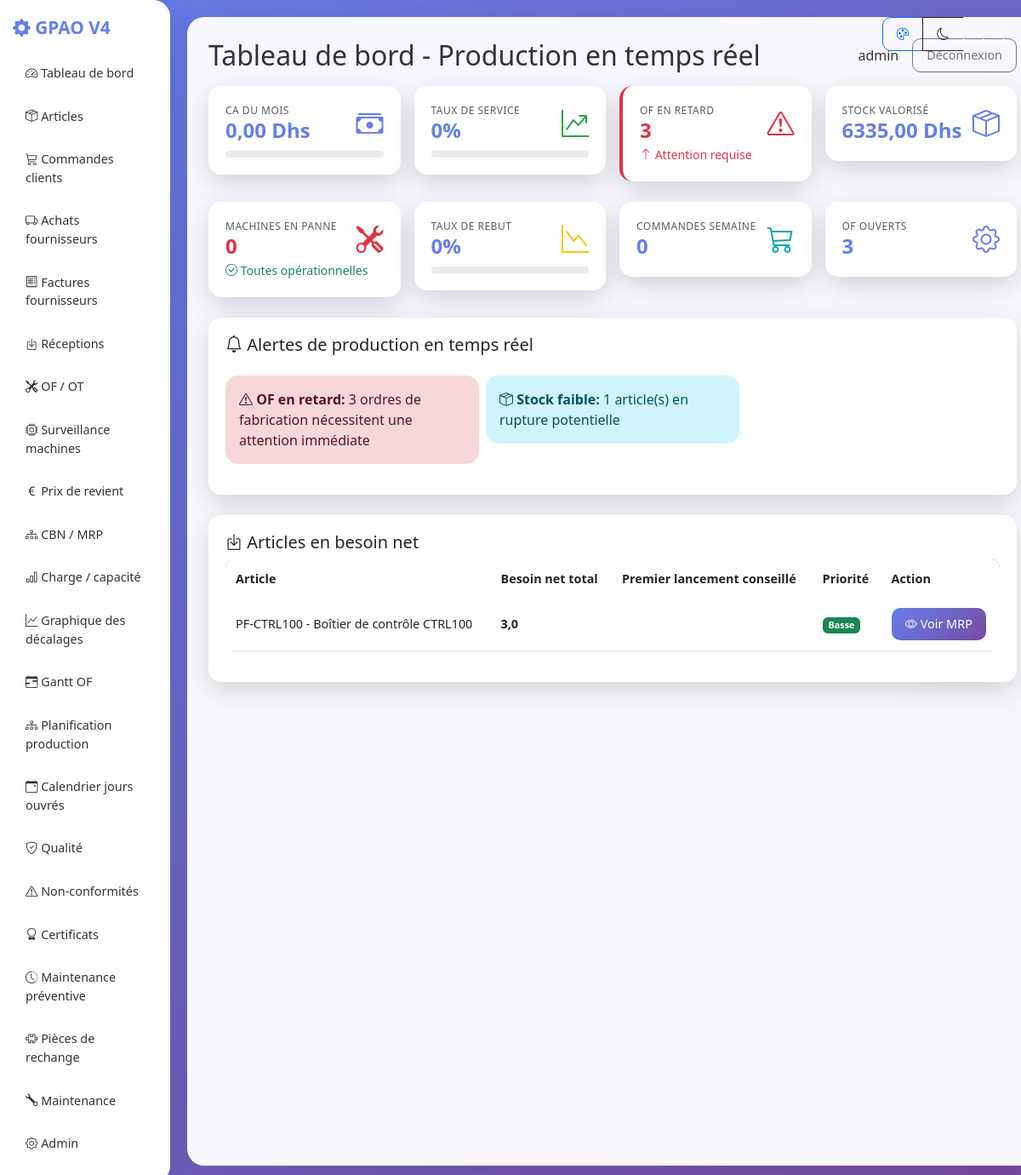
The app's page / (signed in) with its own data.
### core/models.py (models this page shows, shortened)
class TimeStampedModel(models.Model):
    created_at = models.DateTimeField(auto_now_add=True)
    updated_at = models.DateTimeField(auto_now=True)
    class Meta:
        abstract = True

class Article(TimeStampedModel):
    TYPE_CHOICES = [
        ('RAW', 'Matière première'),
        ('COMP', 'Composant'),
        ('SFG', 'Semi-fini'),
        ('FG', 'Produit fini'),
    ]
    code = models.CharField(max_length=30, unique=True)
    designation = models.CharField(max_length=255)
    article_type = models.CharField(max_length=10, choices=TYPE_CHOICES, default='RAW')
    unit = models.CharField(max_length=20, default='u')
    current_stock = models.FloatField(default=0)
    reserved_stock = models.FloatField(default=0)
    safety_stock = models.FloatField(default=0)
    reorder_point = models.FloatField(default=0)
    annual_demand = models.FloatField(default=0)
    ordering_cost = models.FloatField(default=0)
    carrying_rate = models.FloatField(default=0.2)
    unit_cost = models.FloatField(default=0)
    lead_time_days = models.PositiveIntegerField(default=0)
    abc_class = models.CharField(max_length=1, blank=True, default='')
    active = models.BooleanField(default=True)
    class Meta:
        ordering = ['code']
    @property
    def eoq(self):
        if self.annual_demand <= 0 or self.ordering_cost <= 0 or self.unit_cost <= 0 or self.carrying_rate <= 0:
            return 0
        holding_cost = self.unit_cost * self.carrying_rate
        return ((2 * self.annual_demand * self.ordering_cost) / holding_cost) ** 0.5
    @property
    def suggested_reorder_point(self):
        daily = self.annual_demand / 365 if self.annual_demand else 0
        return round(daily * self.lead_time_days + self.safety_stock, 2)

### core/views.py (the view)
# urls.py: path('', views.dashboard, name='dashboard'),
@login_required(login_url='/accounts/login/')
def dashboard(request):
    try:
        compute_abc()
    except:
        pass
    try:
        shortage = shortage_report()
    except:
        shortage = []
    from datetime import date, timedelta
    from django.db.models import Sum, F
    from django.utils import timezone
    today = date.today()
    month_start = today.replace(day=1)
    week_start = today - timedelta(days=today.weekday())
    week_end = week_start + timedelta(days=6)
    try:
        monthly_revenue = CustomerOrder.objects.filter(
            status='CONFIRMED',
            due_date__gte=month_start,
            due_date__lte=today
        ).aggregate(total=Sum(F('lines__quantity') * F('lines__unit_price') * (1 - F('lines__discount_percent') / 100)))['total'] or 0
    except:
        monthly_revenue = 0
    try:
        on_time_mo = ManufacturingOrder.objects.filter(
            status='DONE',
            due_date__gte=month_start
        ).count()
        total_completed_mo = ManufacturingOrder.objects.filter(
            status='DONE',
            due_date__gte=month_start
        ).count()
        service_rate = (on_time_mo / total_completed_mo * 100) if total_completed_mo > 0 else 0
    except:
        service_rate = 0
    try:
        late_mo = ManufacturingOrder.objects.filter(
            status__in=['PLANNED', 'RELEASED', 'IN_PROGRESS'],
            due_date__lt=today
        ).count()
    except:
        late_mo = 0
    try:
        total_stock_value = Article.objects.aggregate(
            total=Sum(F('current_stock') * F('unit_cost'))
        )['total'] or 0
    except:
        total_stock_value = 0
    try:
        machines_down = Machine.objects.filter(status='DOWN').count()
    except:
        machines_down = 0
    try:
        total_produced = ManufacturingOrder.objects.filter(
            status='DONE',
            due_date__gte=month_start
        ).aggregate(total=Sum('good_qty'))['total'] or 0
        total_scrap = ManufacturingOrder.objects.filter(
            status='DONE',
            due_date__gte=month_start
        ).aggregate(total=Sum('scrap_qty'))['total'] or 0
        scrap_rate = (total_scrap / (total_produced + total_scrap) * 100) if (total_produced + total_scrap) > 0 else 0
    except:
        scrap_rate = 0
    try:
        orders_this_week = CustomerOrder.objects.filter(
            status='CONFIRMED',
            due_date__gte=week_start,
            due_date__lte=week_end
        ).count()
    except:
        orders_this_week = 0
    context = {
        'article_count': Article.objects.count(),
        'machine_down': machines_down,
        'open_maintenance': MaintenanceTicket.objects.exclude(status='RESOLVED').count(),
        'open_mo': ManufacturingOrder.objects.exclude(status='DONE').count(),
        'shortage': shortage[:10] if shortage else [],
        'monthly_revenue': monthly_revenue,
        'service_rate': round(service_rate, 1),
        'late_mo': late_mo,
        'total_stock_value': total_stock_value,
        'scrap_rate': round(scrap_rate, 1),
        'orders_this_week': orders_this_week,
    }
    return render(request, 'core/dashboard.html', context)

### templates/core/dashboard.html (shortened to what this page needs)
{% extends 'base.html' %}
{% block page_title %}Tableau de bord - Production en temps réel{% endblock %}
{% block content %}
<div class="row g-3 mb-4">
  <div class="col-12 col-md-6 col-lg-3">
    <div class="card card-kpi">
      <div class="card-body">
        <div class="d-flex justify-content-between align-items-center">
          <div>
            <div class="text-muted">CA du mois</div>
            <div class="display-6">{{ monthly_revenue|floatformat:2 }} Dhs</div>
          </div>
          <i class="bi bi-cash-stack" style="font-size: 2rem; color: var(--primary-color);"></i>
        </div>
        <div class="production-progress mt-2">
        </div>
      </div>
    </div>
  </div>
  <div class="col-12 col-md-6 col-lg-3">
    <div class="card card-kpi">
      <div class="card-body">
        <div class="d-flex justify-content-between align-items-center">
          <div>
            <div class="text-muted">Taux de service</div>
            <div class="display-6">{{ service_rate }}%</div>
          </div>
          <i class="bi bi-graph-up-arrow" style="font-size: 2rem; color: #28a745;"></i>
        </div>
        <div class="production-progress mt-2">
        </div>
      </div>
    </div>
  </div>
  <div class="col-12 col-md-6 col-lg-3">
    <div class="card card-kpi" style="border-left: 4px solid #dc3545;">
      <div class="card-body">
        <div class="d-flex justify-content-between align-items-center">
          <div>
            <div class="text-muted">OF en retard</div>
            <div class="display-6 text-danger">{{ late_mo }}</div>
          </div>
          <i class="bi bi-exclamation-triangle alert-blink" style="font-size: 2rem; color: #dc3545;"></i>
        </div>
        {% if late_mo > 0 %}
        <small class="text-danger"><i class="bi bi-arrow-up"></i> Attention requise</small>
        {% endif %}
      </div>
    </div>
  </div>
  <div class="col-12 col-md-6 col-lg-3">
    <div class="card card-kpi">
      <div class="card-body">
        <div class="d-flex justify-content-between align-items-center">
          <div>
            <div class="text-muted">Stock valorisé</div>
            <div class="display-6">{{ total_stock_value|floatformat:2 }} Dhs</div>
          </div>
          <i class="bi bi-box-seam" style="font-size: 2rem; color: var(--primary-color);"></i>
        </div>
      </div>
    </div>
  </div>
</div>
<div class="row g-3 mb-4">
  <div class="col-12 col-md-6 col-lg-3">
    <div class="card card-kpi machine-card">
      <div class="card-body">
        <div class="d-flex justify-content-between align-items-center">
          <div>
            <div class="text-muted">Machines en panne</div>
            <div class="display-6 text-danger">{{ machine_down }}</div>
          </div>
          <i class="bi bi-tools" style="font-size: 2rem; color: #dc3545;"></i>
        </div>
        {% if machine_down > 0 %}
        <small class="text-danger"><i class="bi bi-exclamation-circle"></i> Maintenance requise</small>
        {% else %}
        <small class="text-success"><i class="bi bi-check-circle"></i> Toutes opérationnelles</small>
        {% endif %}
      </div>
    </div>
  </div>
  <div class="col-12 col-md-6 col-lg-3">
    <div class="card card-kpi">
      <div class="card-body">
        <div class="d-flex justify-content-between align-items-center">
          <div>
            <div class="text-muted">Taux de rebut</div>
            <div class="display-6">{{ scrap_rate }}%</div>
          </div>
          <i class="bi bi-graph-down" style="font-size: 2rem; color: #ffc107;"></i>
        </div>
        <div class="production-progress mt-2">
        </div>
      </div>
    </div>
  </div>
  <div class="col-12 col-md-6 col-lg-3">
    <div class="card card-kpi">
      <div class="card-body">
        <div class="d-flex justify-content-between align-items-center">
          <div>
            <div class="text-muted">Commandes semaine</div>
            <div class="display-6">{{ orders_this_week }}</div>
          </div>
          <i class="bi bi-cart3" style="font-size: 2rem; color: #17a2b8;"></i>
        </div>
      </div>
    </div>
  </div>
  <div class="col-12 col-md-6 col-lg-3">
    <div class="card card-kpi">
      <div class="card-body">
        <div class="d-flex justify-content-between align-items-center">
          <div>
            <div class="text-muted">OF ouverts</div>
            <div class="display-6">{{ open_mo }}</div>
          </div>
          <i class="bi bi-gear" style="font-size: 2rem; color: var(--primary-color);"></i>
        </div>
      </div>
    </div>
  </div>
</div>
<div class="row g-3 mb-4">
  <div class="col-12">
    <div class="card card-kpi">
      <div class="card-body">
        <h5><i class="bi bi-bell"></i> Alertes de production en temps réel</h5>
        <div class="row g-2 mt-3">
          {% if late_mo > 0 %}
          <div class="col-md-4">
            <div class="alert alert-danger alert-dismissible fade show" role="alert">
              <strong><i class="bi bi-exclamation-triangle"></i> OF en retard:</strong> {{ late_mo }} ordres de fabrication nécessitent une attention immédiate
            </div>
          </div>
          {% endif %}
          {% if shortage %}
          <div class="col-md-4">
            <div class="alert alert-info alert-dismissible fade show" role="alert">
              <strong><i class="bi bi-box-seam"></i> Stock faible:</strong> {{ shortage|length }} article(s) en rupture potentielle
            </div>
          </div>
          {% endif %}
        </div>
      </div>
    </div>
  </div>
</div>
<div class="card card-kpi">
  <div class="card-body">
    <h5><i class="bi bi-box-arrow-in-down"></i> Articles en besoin net</h5>
    <div class="table-responsive">
      <table class="table">
        <thead>
          <tr>
            <th>Article</th>
            <th>Besoin net total</th>
            <th>Premier lancement conseillé</th>
            <th>Priorité</th>
            <th>Action</th>
          </tr>
        </thead>
        <tbody>
          {% for row in shortage %}
          <tr>
            <td>{{ row.article.code }} - {{ row.article.designation }}</td>
            <td><strong>{{ row.net_total }}</strong></td>
            <td>{{ row.first_launch|date:'d/m/Y' }}</td>
            <td>
              {% if row.net_total > 100 %}
                <span class="badge bg-danger">Haute</span>
              {% elif row.net_total > 50 %}
                <span class="badge bg-warning">Moyenne</span>
              {% else %}
                <span class="badge bg-success">Basse</span>
              {% endif %}
            </td>
            <td>
              <a href="/mrp/" class="btn btn-sm btn-primary"><i class="bi bi-eye"></i> Voir MRP</a>
            </td>
          </tr>
          {% empty %}
          <tr><td colspan="5">Aucun manque détecté.</td></tr>
          {% endfor %}
        </tbody>
      </table>
    </div>
  </div>
</div>
{% endblock %}

### templates/base.html (shortened to what this page needs)
<!DOCTYPE html>
<html lang="fr">
<head>
  <link href="https://cdn.jsdelivr.net/npm/bootstrap@5.3.0/dist/css/bootstrap.min.css" rel="stylesheet">
  <link rel="stylesheet" href="https://cdn.jsdelivr.net/npm/bootstrap-icons@1.11.0/font/bootstrap-icons.css">
</head>
<body>
  <div class="theme-switcher btn-group" role="group">
    <button type="button" class="btn btn-sm btn-outline-primary" onclick="setTheme('default')" title="Dégradé par défaut"><i class="bi bi-palette"></i></button>
    <button type="button" class="btn btn-sm btn-outline-dark" onclick="setTheme('dark')" title="Mode sombre"><i class="bi bi-moon"></i></button>
    <button type="button" class="btn btn-sm btn-outline-light" onclick="setTheme('light')" title="Mode clair"><i class="bi bi-sun"></i></button>
  </div>
<div class="d-flex">
    <aside class="col-md-2">
      <h4><i class="bi bi-gear-fill"></i> GPAO V4</h4>
      <nav class="d-grid gap-1">
        <a href="/"><i class="bi bi-speedometer2"></i> Tableau de bord</a>
        <a href="/articles/"><i class="bi bi-box-seam"></i> Articles</a>
        <a href="/orders/"><i class="bi bi-cart3"></i> Commandes clients</a>
        {% if user_role == 'BUYER' or user_role == 'ADMIN' %}
        <a href="/supplier-orders/"><i class="bi bi-truck"></i> Achats fournisseurs</a>
        <a href="/supplier-invoices/"><i class="bi bi-receipt"></i> Factures fournisseurs</a>
        {% endif %}
        {% if user_role == 'STOREKEEPER' or user_role == 'ADMIN' %}
        <a href="/supplier-receipts/"><i class="bi bi-box-arrow-in-down"></i> Réceptions</a>
        {% endif %}
        {% if user_role == 'OPERATOR' or user_role == 'ADMIN' %}
        <a href="/manufacturing/"><i class="bi bi-tools"></i> OF / OT</a>
        <a href="/machine-status/"><i class="bi bi-cpu"></i> Surveillance machines</a>
        {% endif %}
        {% if user_role == 'ADMIN' %}
        <a href="/production-costs/"><i class="bi bi-currency-euro"></i> Prix de revient</a>
        {% endif %}
        <a href="/mrp/"><i class="bi bi-diagram-3"></i> CBN / MRP</a>
        <a href="/capacity/"><i class="bi bi-bar-chart"></i> Charge / capacité</a>
        <a href="/decalages/"><i class="bi bi-graph-up"></i> Graphique des décalages</a>
        {% if user_role == 'OPERATOR' or user_role == 'ADMIN' %}
        <a href="/gantt/"><i class="bi bi-calendar-range"></i> Gantt OF</a>
        <a href="/production-planning/"><i class="bi bi-diagram-3"></i> Planification production</a>
        {% endif %}
        <a href="/holidays/"><i class="bi bi-calendar-event"></i> Calendrier jours ouvrés</a>
        {% if user_role == 'ADMIN' %}
        <a href="/quality-checks/"><i class="bi bi-shield-check"></i> Qualité</a>
        <a href="/non-conformities/"><i class="bi bi-exclamation-triangle"></i> Non-conformités</a>
        <a href="/certificates/"><i class="bi bi-award"></i> Certificats</a>
        <a href="/preventive-maintenance/"><i class="bi bi-clock-history"></i> Maintenance préventive</a>
        <a href="/spare-parts/"><i class="bi bi-puzzle"></i> Pièces de rechange</a>
        {% endif %}
        <a href="/maintenance/"><i class="bi bi-wrench"></i> Maintenance</a>
        <a href="/admin/"><i class="bi bi-gear"></i> Admin</a>
      </nav>
    </aside>
    <main class="col-md-10">
      <div class="d-flex justify-content-between align-items-center mb-3 flex-wrap">
        <h2 class="mb-0">{% block page_title %}GPAO{% endblock %}</h2>
        <div class="d-flex align-items-center gap-2">
          {% if request.user.is_authenticated %}
            <span class="me-2">{{ request.user.username }}</span>
            <form method="post" action="{% url 'logout' %}" class="d-inline">{% csrf_token %}<button class="btn btn-outline-secondary btn-sm">Déconnexion</button></form>
          {% endif %}
        </div>
      </div>
      {% block content %}{% endblock %}
    </main>
  </div>
</body>
</html>

### records on screen
Article: article.code "PF-CTRL100", article.designation "Boîtier de contrôle CTRL100", net_total "3,0"

### other values on screen
{{ request.user.username }} "admin"
{{ monthly_revenue|floatformat:2 }} "0,00"
{{ service_rate }} "0"
{{ late_mo }} "3"
{{ total_stock_value|floatformat:2 }} "6335,00"
{{ machine_down }} "0"
{{ scrap_rate }} "0"
{{ orders_this_week }} "0"
{{ open_mo }} "3"
{{ shortage|length }} "1"
